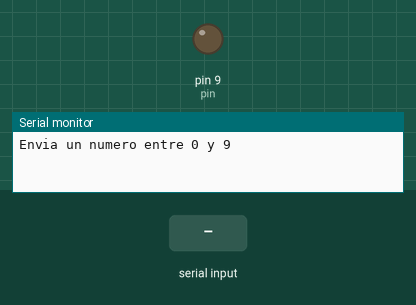
This sketch was run on a simulated Arduino Uno, built with avr-gcc and run on an emulated ATmega328P. On the bench: output pins drawn as LEDs (lit = HIGH), the last lines printed to the serial monitor. The test bench sets the inputs (shaded band).

Above: at 1.2 s.
1.3 s: "90,45\n" received over Serial
At 1.9 s:
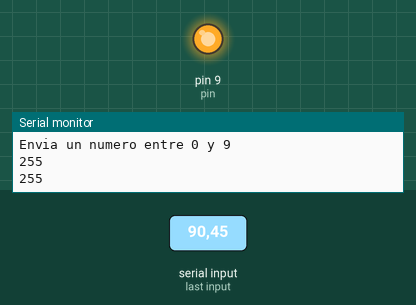
3.8 s: "5\n" received over Serial
At 4.6 s:
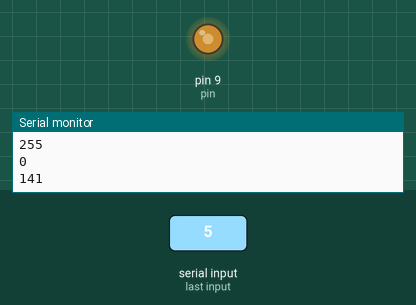
6.3 s: "30,150\n" received over Serial
At 6.9 s:
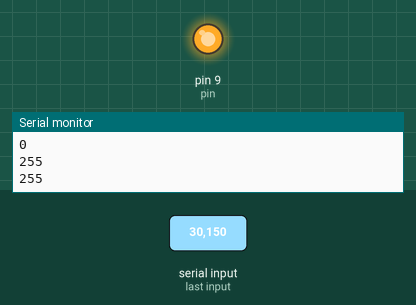
Timing chart, 0 to 9.3 s (numbered marks = the images above; inputs shaded):
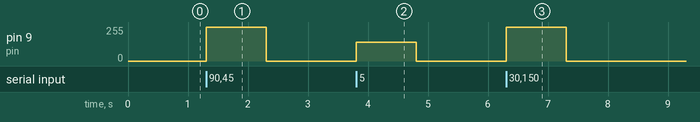

The sketch:

LedPorTeclado.ino
```cpp
const int pin=9;
int brillo;

void setup() {
  Serial.begin(9600);
  Serial.println("Envia un numero entre 0 y 9");
  pinMode(pin, OUTPUT);

}

void loop() {
  if(Serial.available()) {
    brillo= Serial.parseInt();
    brillo= map(brillo, 0, 9, 0, 255);
    brillo= constrain(brillo,0,255);
    Serial.println(brillo);
    analogWrite(pin, brillo);
  }
}
```

Measured:
- after the input at 1.3 s, pin 9 (pin): 0/255 → 255/255 at once, → 0/255 1.0 s later
- after the input at 3.8 s, pin 9 (pin): 0/255 → 141/255 at once, → 0/255 1.0 s later
- after the input at 6.3 s, pin 9 (pin): 0/255 → 255/255 at once, → 0/255 1.0 s later
